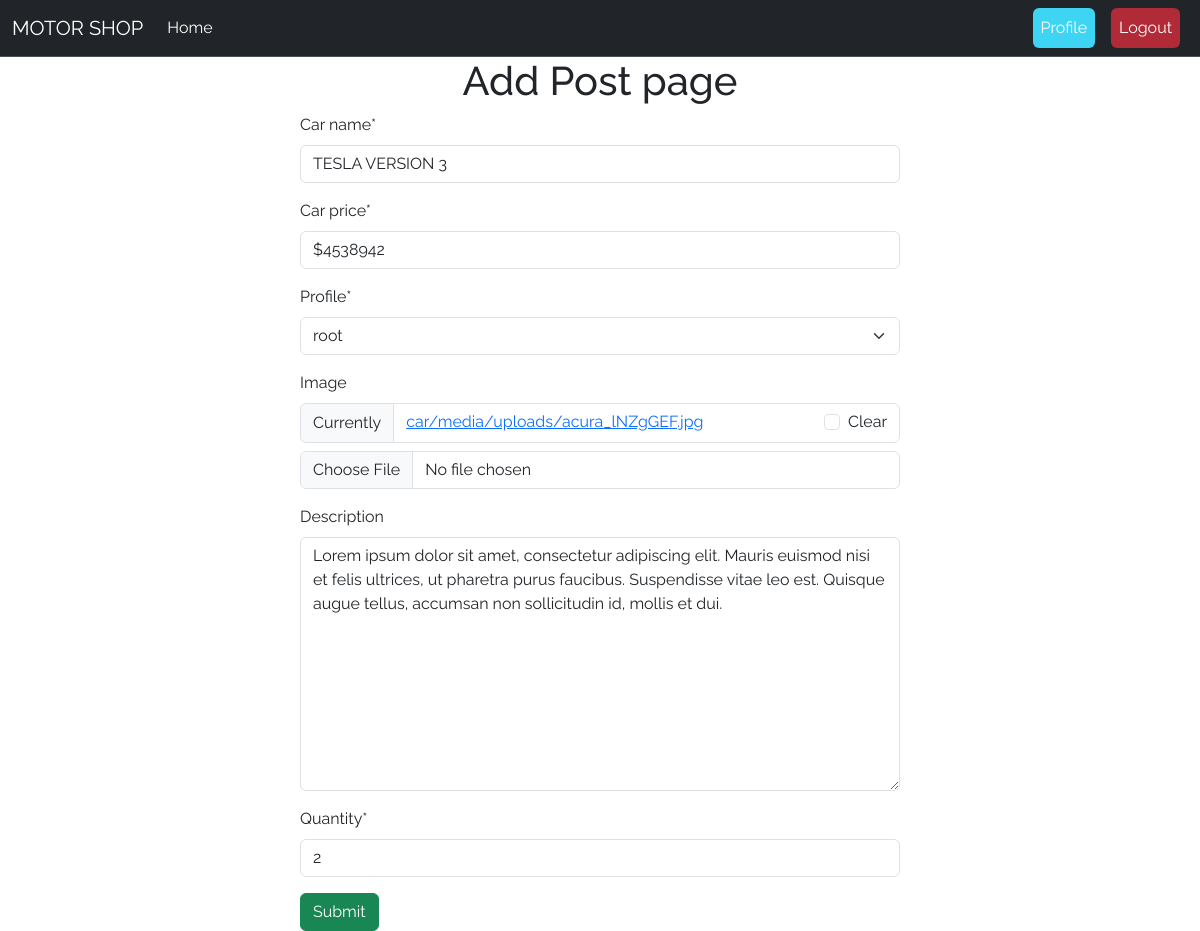
The app's page /car/edit/1/ (signed in) with its own data.
### car/models.py (models this page shows, shortened)
class Car(models.Model):
    car_name = models.CharField(max_length=50)
    car_price = models.CharField(max_length=20)
    brand = models.ForeignKey(Brand, on_delete=models.CASCADE)
    profile = models.ForeignKey(User, on_delete=models.CASCADE, default='')
    image = models.ImageField(upload_to = 'car/media/uploads/', blank = True, null = True)
    description = models.TextField(blank = True, null = True)
    quantity = models.IntegerField(default = 0)

### car/views.py (the view)
# urls.py: path('edit/<int:id>/', views.EditCarView.as_view(), name='edit_car'),
@method_decorator(login_required, name='dispatch')
class EditCarView(UpdateView):
    model = models.Car
    form_class = forms.CarForm
    template_name = 'add_car.html'
    pk_url_kwarg = 'id'
    success_url = reverse_lazy('profile')

### car/forms.py
class CarForm(forms.ModelForm):
    class Meta:
        model = Car
        exclude = ['brand']

### car/templates/add_car.html (shortened to what this page needs)
{% extends 'base.html' %}
{%  load crispy_forms_tags %}
{% block content %}
<form style="width:50% ; margin : auto" method="post">
    <h1 class="text-center">Add Post page</h1>
    {{form | crispy}}
    <button class="btn btn-success">Submit</button>
</form>
{% endblock %}

### templates/base.html (style rules this page uses)
* { font-family: 'Raleway', sans-serif; }

### records on screen
Car: car_name "TESLA VERSION 3", car_price "$4538942", profile "root", description "Lorem ipsum dolor sit amet, consectetur adipiscing elit. Mauris euismod nisi et felis ultrices, ut pharetra purus faucibus. Suspendisse vitae leo est. Quisque augue tellus, accumsan non sollicitudin id, mollis et dui.", quantity "2"
